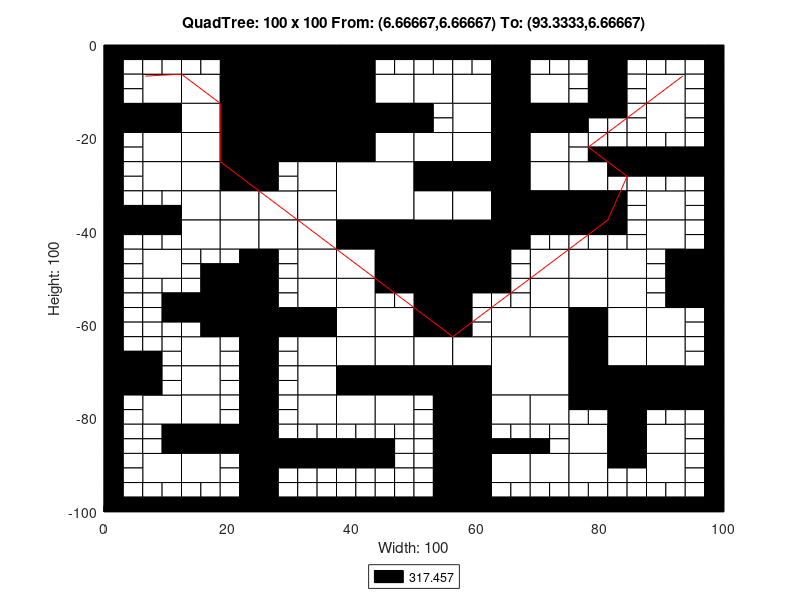

Reproduce this figure in MATLAB.
axis([0 100 -100 0]);
title('QuadTree: 100 x 100 From: (6.66667,6.66667) To: (93.3333,6.66667)');
xlabel('Width: 100');
ylabel('Height: 100');
rectangle('Position',[25 -12.5 12.5 12.5], 'FaceColor',[0 0 0]);
rectangle('Position',[25 -25 12.5 12.5], 'FaceColor',[0 0 0]);
rectangle('Position',[37.5 -37.5 12.5 12.5], 'FaceColor',[1 1 1]);
rectangle('Position',[50 -50 12.5 12.5], 'FaceColor',[0 0 0]);
rectangle('Position',[62.5 -75 12.5 12.5], 'FaceColor',[1 1 1]);
rectangle('Position',[6.25 -12.5 6.25 6.25], 'FaceColor',[1 1 1]);
rectangle('Position',[18.75 -6.25 6.25 6.25], 'FaceColor',[0 0 0]);
rectangle('Position',[12.5 -12.5 6.25 6.25], 'FaceColor',[1 1 1]);
rectangle('Position',[18.75 -12.5 6.25 6.25], 'FaceColor',[0 0 0]);
rectangle('Position',[0 -18.75 6.25 6.25], 'FaceColor',[0 0 0]);
rectangle('Position',[6.25 -18.75 6.25 6.25], 'FaceColor',[0 0 0]);
rectangle('Position',[6.25 -25 6.25 6.25], 'FaceColor',[1 1 1]);
rectangle('Position',[12.5 -18.75 6.25 6.25], 'FaceColor',[1 1 1]);
rectangle('Position',[18.75 -18.75 6.25 6.25], 'FaceColor',[0 0 0]);
rectangle('Position',[12.5 -25 6.25 6.25], 'FaceColor',[1 1 1]);
rectangle('Position',[18.75 -25 6.25 6.25], 'FaceColor',[0 0 0]);
rectangle('Position',[37.5 -6.25 6.25 6.25], 'FaceColor',[0 0 0]);
rectangle('Position',[37.5 -12.5 6.25 6.25], 'FaceColor',[0 0 0]);
rectangle('Position',[43.75 -12.5 6.25 6.25], 'FaceColor',[1 1 1]);
rectangle('Position',[37.5 -18.75 6.25 6.25], 'FaceColor',[0 0 0]);
rectangle('Position',[43.75 -18.75 6.25 6.25], 'FaceColor',[0 0 0]);
rectangle('Position',[37.5 -25 6.25 6.25], 'FaceColor',[0 0 0]);
rectangle('Position',[43.75 -25 6.25 6.25], 'FaceColor',[1 1 1]);
rectangle('Position',[6.25 -31.25 6.25 6.25], 'FaceColor',[1 1 1]);
rectangle('Position',[12.5 -31.25 6.25 6.25], 'FaceColor',[1 1 1]);
rectangle('Position',[18.75 -31.25 6.25 6.25], 'FaceColor',[0 0 0]);
rectangle('Position',[12.5 -37.5 6.25 6.25], 'FaceColor',[1 1 1]);
rectangle('Position',[18.75 -37.5 6.25 6.25], 'FaceColor',[1 1 1]);
rectangle('Position',[6.25 -50 6.25 6.25], 'FaceColor',[1 1 1]);
rectangle('Position',[12.5 -43.75 6.25 6.25], 'FaceColor',[1 1 1]);
rectangle('Position',[18.75 -43.75 6.25 6.25], 'FaceColor',[1 1 1]);
rectangle('Position',[31.25 -31.25 6.25 6.25], 'FaceColor',[1 1 1]);
rectangle('Position',[25 -37.5 6.25 6.25], 'FaceColor',[1 1 1]);
rectangle('Position',[31.25 -37.5 6.25 6.25], 'FaceColor',[1 1 1]);
rectangle('Position',[25 -43.75 6.25 6.25], 'FaceColor',[1 1 1]);
rectangle('Position',[31.25 -43.75 6.25 6.25], 'FaceColor',[1 1 1]);
rectangle('Position',[31.25 -50 6.25 6.25], 'FaceColor',[1 1 1]);
rectangle('Position',[37.5 -43.75 6.25 6.25], 'FaceColor',[0 0 0]);
rectangle('Position',[43.75 -43.75 6.25 6.25], 'FaceColor',[0 0 0]);
rectangle('Position',[37.5 -50 6.25 6.25], 'FaceColor',[1 1 1]);
rectangle('Position',[43.75 -50 6.25 6.25], 'FaceColor',[0 0 0]);
rectangle('Position',[50 -12.5 6.25 6.25], 'FaceColor',[1 1 1]);
rectangle('Position',[56.25 -12.5 6.25 6.25], 'FaceColor',[1 1 1]);
rectangle('Position',[62.5 -6.25 6.25 6.25], 'FaceColor',[0 0 0]);
rectangle('Position',[62.5 -12.5 6.25 6.25], 'FaceColor',[0 0 0]);
rectangle('Position',[68.75 -12.5 6.25 6.25], 'FaceColor',[1 1 1]);
rectangle('Position',[56.25 -18.75 6.25 6.25], 'FaceColor',[1 1 1]);
rectangle('Position',[50 -25 6.25 6.25], 'FaceColor',[1 1 1]);
rectangle('Position',[56.25 -25 6.25 6.25], 'FaceColor',[1 1 1]);
rectangle('Position',[62.5 -18.75 6.25 6.25], 'FaceColor',[0 0 0]);
rectangle('Position',[68.75 -18.75 6.25 6.25], 'FaceColor',[0 0 0]);
rectangle('Position',[62.5 -25 6.25 6.25], 'FaceColor',[0 0 0]);
rectangle('Position',[68.75 -25 6.25 6.25], 'FaceColor',[1 1 1]);
rectangle('Position',[87.5 -12.5 6.25 6.25], 'FaceColor',[1 1 1]);
rectangle('Position',[87.5 -18.75 6.25 6.25], 'FaceColor',[1 1 1]);
rectangle('Position',[50 -31.25 6.25 6.25], 'FaceColor',[0 0 0]);
rectangle('Position',[56.25 -31.25 6.25 6.25], 'FaceColor',[0 0 0]);
rectangle('Position',[50 -37.5 6.25 6.25], 'FaceColor',[1 1 1]);
rectangle('Position',[56.25 -37.5 6.25 6.25], 'FaceColor',[1 1 1]);
rectangle('Position',[62.5 -31.25 6.25 6.25], 'FaceColor',[0 0 0]);
rectangle('Position',[68.75 -31.25 6.25 6.25], 'FaceColor',[1 1 1]);
rectangle('Position',[62.5 -37.5 6.25 6.25], 'FaceColor',[0 0 0]);
rectangle('Position',[68.75 -37.5 6.25 6.25], 'FaceColor',[0 0 0]);
rectangle('Position',[62.5 -43.75 6.25 6.25], 'FaceColor',[0 0 0]);
rectangle('Position',[68.75 -50 6.25 6.25], 'FaceColor',[1 1 1]);
rectangle('Position',[75 -31.25 6.25 6.25], 'FaceColor',[1 1 1]);
rectangle('Position',[75 -37.5 6.25 6.25], 'FaceColor',[0 0 0]);
rectangle('Position',[87.5 -37.5 6.25 6.25], 'FaceColor',[1 1 1]);
rectangle('Position',[75 -50 6.25 6.25], 'FaceColor',[1 1 1]);
rectangle('Position',[81.25 -50 6.25 6.25], 'FaceColor',[1 1 1]);
rectangle('Position',[87.5 -43.75 6.25 6.25], 'FaceColor',[1 1 1]);
rectangle('Position',[93.75 -50 6.25 6.25], 'FaceColor',[0 0 0]);
rectangle('Position',[18.75 -56.25 6.25 6.25], 'FaceColor',[0 0 0]);
rectangle('Position',[18.75 -62.5 6.25 6.25], 'FaceColor',[0 0 0]);
rectangle('Position',[0 -75 6.25 6.25], 'FaceColor',[0 0 0]);
rectangle('Position',[12.5 -68.75 6.25 6.25], 'FaceColor',[1 1 1]);
rectangle('Position',[12.5 -75 6.25 6.25], 'FaceColor',[1 1 1]);
rectangle('Position',[31.25 -56.25 6.25 6.25], 'FaceColor',[1 1 1]);
rectangle('Position',[25 -62.5 6.25 6.25], 'FaceColor',[0 0 0]);
rectangle('Position',[31.25 -62.5 6.25 6.25], 'FaceColor',[0 0 0]);
rectangle('Position',[37.5 -56.25 6.25 6.25], 'FaceColor',[1 1 1]);
rectangle('Position',[37.5 -62.5 6.25 6.25], 'FaceColor',[1 1 1]);
rectangle('Position',[43.75 -62.5 6.25 6.25], 'FaceColor',[1 1 1]);
rectangle('Position',[31.25 -68.75 6.25 6.25], 'FaceColor',[1 1 1]);
rectangle('Position',[31.25 -75 6.25 6.25], 'FaceColor',[1 1 1]);
rectangle('Position',[37.5 -68.75 6.25 6.25], 'FaceColor',[1 1 1]);
rectangle('Position',[43.75 -68.75 6.25 6.25], 'FaceColor',[1 1 1]);
rectangle('Position',[37.5 -75 6.25 6.25], 'FaceColor',[0 0 0]);
rectangle('Position',[43.75 -75 6.25 6.25], 'FaceColor',[0 0 0]);
rectangle('Position',[6.25 -81.25 6.25 6.25], 'FaceColor',[1 1 1]);
rectangle('Position',[12.5 -81.25 6.25 6.25], 'FaceColor',[1 1 1]);
rectangle('Position',[12.5 -87.5 6.25 6.25], 'FaceColor',[0 0 0]);
rectangle('Position',[18.75 -87.5 6.25 6.25], 'FaceColor',[0 0 0]);
rectangle('Position',[6.25 -93.75 6.25 6.25], 'FaceColor',[1 1 1]);
rectangle('Position',[12.5 -93.75 6.25 6.25], 'FaceColor',[1 1 1]);
rectangle('Position',[31.25 -81.25 6.25 6.25], 'FaceColor',[1 1 1]);
rectangle('Position',[37.5 -81.25 6.25 6.25], 'FaceColor',[1 1 1]);
rectangle('Position',[43.75 -81.25 6.25 6.25], 'FaceColor',[1 1 1]);
rectangle('Position',[50 -56.25 6.25 6.25], 'FaceColor',[0 0 0]);
rectangle('Position',[50 -62.5 6.25 6.25], 'FaceColor',[0 0 0]);
rectangle('Position',[68.75 -56.25 6.25 6.25], 'FaceColor',[1 1 1]);
rectangle('Position',[62.5 -62.5 6.25 6.25], 'FaceColor',[1 1 1]);
rectangle('Position',[68.75 -62.5 6.25 6.25], 'FaceColor',[1 1 1]);
rectangle('Position',[50 -68.75 6.25 6.25], 'FaceColor',[1 1 1]);
rectangle('Position',[56.25 -68.75 6.25 6.25], 'FaceColor',[1 1 1]);
rectangle('Position',[50 -75 6.25 6.25], 'FaceColor',[0 0 0]);
rectangle('Position',[56.25 -75 6.25 6.25], 'FaceColor',[0 0 0]);
rectangle('Position',[75 -56.25 6.25 6.25], 'FaceColor',[1 1 1]);
rectangle('Position',[81.25 -56.25 6.25 6.25], 'FaceColor',[1 1 1]);
rectangle('Position',[75 -62.5 6.25 6.25], 'FaceColor',[0 0 0]);
rectangle('Position',[81.25 -62.5 6.25 6.25], 'FaceColor',[1 1 1]);
rectangle('Position',[93.75 -56.25 6.25 6.25], 'FaceColor',[0 0 0]);
rectangle('Position',[87.5 -62.5 6.25 6.25], 'FaceColor',[1 1 1]);
rectangle('Position',[75 -68.75 6.25 6.25], 'FaceColor',[0 0 0]);
rectangle('Position',[81.25 -68.75 6.25 6.25], 'FaceColor',[1 1 1]);
rectangle('Position',[75 -75 6.25 6.25], 'FaceColor',[0 0 0]);
rectangle('Position',[81.25 -75 6.25 6.25], 'FaceColor',[0 0 0]);
rectangle('Position',[87.5 -68.75 6.25 6.25], 'FaceColor',[1 1 1]);
rectangle('Position',[87.5 -75 6.25 6.25], 'FaceColor',[0 0 0]);
rectangle('Position',[93.75 -75 6.25 6.25], 'FaceColor',[0 0 0]);
rectangle('Position',[56.25 -81.25 6.25 6.25], 'FaceColor',[0 0 0]);
rectangle('Position',[56.25 -87.5 6.25 6.25], 'FaceColor',[0 0 0]);
rectangle('Position',[62.5 -81.25 6.25 6.25], 'FaceColor',[1 1 1]);
rectangle('Position',[68.75 -81.25 6.25 6.25], 'FaceColor',[1 1 1]);
rectangle('Position',[56.25 -93.75 6.25 6.25], 'FaceColor',[0 0 0]);
rectangle('Position',[56.25 -100 6.25 6.25], 'FaceColor',[0 0 0]);
rectangle('Position',[62.5 -93.75 6.25 6.25], 'FaceColor',[1 1 1]);
rectangle('Position',[68.75 -93.75 6.25 6.25], 'FaceColor',[1 1 1]);
rectangle('Position',[81.25 -81.25 6.25 6.25], 'FaceColor',[0 0 0]);
rectangle('Position',[75 -87.5 6.25 6.25], 'FaceColor',[1 1 1]);
rectangle('Position',[81.25 -87.5 6.25 6.25], 'FaceColor',[0 0 0]);
rectangle('Position',[87.5 -87.5 6.25 6.25], 'FaceColor',[1 1 1]);
rectangle('Position',[75 -93.75 6.25 6.25], 'FaceColor',[1 1 1]);
rectangle('Position',[87.5 -93.75 6.25 6.25], 'FaceColor',[1 1 1]);
rectangle('Position',[0 -3.125 3.125 3.125], 'FaceColor',[0 0 0]);
rectangle('Position',[3.125 -3.125 3.125 3.125], 'FaceColor',[0 0 0]);
rectangle('Position',[0 -6.25 3.125 3.125], 'FaceColor',[0 0 0]);
rectangle('Position',[3.125 -6.25 3.125 3.125], 'FaceColor',[1 1 1]);
rectangle('Position',[6.25 -3.125 3.125 3.125], 'FaceColor',[0 0 0]);
rectangle('Position',[9.375 -3.125 3.125 3.125], 'FaceColor',[0 0 0]);
rectangle('Position',[6.25 -6.25 3.125 3.125], 'FaceColor',[1 1 1]);
rectangle('Position',[9.375 -6.25 3.125 3.125], 'FaceColor',[1 1 1]);
rectangle('Position',[0 -9.375 3.125 3.125], 'FaceColor',[0 0 0]);
rectangle('Position',[3.125 -9.375 3.125 3.125], 'FaceColor',[1 1 1]);
rectangle('Position',[0 -12.5 3.125 3.125], 'FaceColor',[0 0 0]);
rectangle('Position',[3.125 -12.5 3.125 3.125], 'FaceColor',[1 1 1]);
rectangle('Position',[12.5 -3.125 3.125 3.125], 'FaceColor',[0 0 0]);
rectangle('Position',[15.625 -3.125 3.125 3.125], 'FaceColor',[0 0 0]);
rectangle('Position',[12.5 -6.25 3.125 3.125], 'FaceColor',[1 1 1]);
rectangle('Position',[15.625 -6.25 3.125 3.125], 'FaceColor',[1 1 1]);
rectangle('Position',[0 -21.875 3.125 3.125], 'FaceColor',[0 0 0]);
rectangle('Position',[3.125 -21.875 3.125 3.125], 'FaceColor',[1 1 1]);
rectangle('Position',[0 -25 3.125 3.125], 'FaceColor',[0 0 0]);
rectangle('Position',[3.125 -25 3.125 3.125], 'FaceColor',[1 1 1]);
rectangle('Position',[43.75 -3.125 3.125 3.125], 'FaceColor',[0 0 0]);
rectangle('Position',[46.875 -3.125 3.125 3.125], 'FaceColor',[0 0 0]);
rectangle('Position',[43.75 -6.25 3.125 3.125], 'FaceColor',[1 1 1]);
rectangle('Position',[46.875 -6.25 3.125 3.125], 'FaceColor',[1 1 1]);
rectangle('Position',[0 -28.125 3.125 3.125], 'FaceColor',[0 0 0]);
rectangle('Position',[3.125 -28.125 3.125 3.125], 'FaceColor',[1 1 1]);
rectangle('Position',[0 -31.25 3.125 3.125], 'FaceColor',[0 0 0]);
rectangle('Position',[3.125 -31.25 3.125 3.125], 'FaceColor',[1 1 1]);
rectangle('Position',[0 -34.375 3.125 3.125], 'FaceColor',[0 0 0]);
rectangle('Position',[3.125 -34.375 3.125 3.125], 'FaceColor',[1 1 1]);
rectangle('Position',[0 -37.5 3.125 3.125], 'FaceColor',[0 0 0]);
rectangle('Position',[3.125 -37.5 3.125 3.125], 'FaceColor',[0 0 0]);
rectangle('Position',[6.25 -34.375 3.125 3.125], 'FaceColor',[1 1 1]);
rectangle('Position',[9.375 -34.375 3.125 3.125], 'FaceColor',[1 1 1]);
rectangle('Position',[6.25 -37.5 3.125 3.125], 'FaceColor',[0 0 0]);
rectangle('Position',[9.375 -37.5 3.125 3.125], 'FaceColor',[0 0 0]);
rectangle('Position',[0 -40.625 3.125 3.125], 'FaceColor',[0 0 0]);
rectangle('Position',[3.125 -40.625 3.125 3.125], 'FaceColor',[0 0 0]);
rectangle('Position',[0 -43.75 3.125 3.125], 'FaceColor',[0 0 0]);
rectangle('Position',[3.125 -43.75 3.125 3.125], 'FaceColor',[1 1 1]);
rectangle('Position',[6.25 -40.625 3.125 3.125], 'FaceColor',[0 0 0]);
rectangle('Position',[9.375 -40.625 3.125 3.125], 'FaceColor',[0 0 0]);
rectangle('Position',[6.25 -43.75 3.125 3.125], 'FaceColor',[1 1 1]);
rectangle('Position',[9.375 -43.75 3.125 3.125], 'FaceColor',[1 1 1]);
rectangle('Position',[0 -46.875 3.125 3.125], 'FaceColor',[0 0 0]);
rectangle('Position',[3.125 -46.875 3.125 3.125], 'FaceColor',[1 1 1]);
rectangle('Position',[0 -50 3.125 3.125], 'FaceColor',[0 0 0]);
rectangle('Position',[3.125 -50 3.125 3.125], 'FaceColor',[1 1 1]);
rectangle('Position',[12.5 -46.875 3.125 3.125], 'FaceColor',[1 1 1]);
rectangle('Position',[15.625 -46.875 3.125 3.125], 'FaceColor',[1 1 1]);
rectangle('Position',[12.5 -50 3.125 3.125], 'FaceColor',[1 1 1]);
rectangle('Position',[15.625 -50 3.125 3.125], 'FaceColor',[0 0 0]);
rectangle('Position',[18.75 -46.875 3.125 3.125], 'FaceColor',[1 1 1]);
rectangle('Position',[21.875 -46.875 3.125 3.125], 'FaceColor',[0 0 0]);
rectangle('Position',[18.75 -50 3.125 3.125], 'FaceColor',[0 0 0]);
rectangle('Position',[21.875 -50 3.125 3.125], 'FaceColor',[0 0 0]);
rectangle('Position',[25 -28.125 3.125 3.125], 'FaceColor',[0 0 0]);
rectangle('Position',[28.125 -28.125 3.125 3.125], 'FaceColor',[1 1 1]);
rectangle('Position',[25 -31.25 3.125 3.125], 'FaceColor',[0 0 0]);
rectangle('Position',[28.125 -31.25 3.125 3.125], 'FaceColor',[1 1 1]);
rectangle('Position',[25 -46.875 3.125 3.125], 'FaceColor',[0 0 0]);
rectangle('Position',[28.125 -46.875 3.125 3.125], 'FaceColor',[1 1 1]);
rectangle('Position',[25 -50 3.125 3.125], 'FaceColor',[0 0 0]);
rectangle('Position',[28.125 -50 3.125 3.125], 'FaceColor',[1 1 1]);
rectangle('Position',[50 -3.125 3.125 3.125], 'FaceColor',[0 0 0]);
rectangle('Position',[53.125 -3.125 3.125 3.125], 'FaceColor',[0 0 0]);
rectangle('Position',[50 -6.25 3.125 3.125], 'FaceColor',[1 1 1]);
rectangle('Position',[53.125 -6.25 3.125 3.125], 'FaceColor',[1 1 1]);
rectangle('Position',[56.25 -3.125 3.125 3.125], 'FaceColor',[0 0 0]);
rectangle('Position',[59.375 -3.125 3.125 3.125], 'FaceColor',[0 0 0]);
rectangle('Position',[56.25 -6.25 3.125 3.125], 'FaceColor',[1 1 1]);
rectangle('Position',[59.375 -6.25 3.125 3.125], 'FaceColor',[1 1 1]);
rectangle('Position',[68.75 -3.125 3.125 3.125], 'FaceColor',[0 0 0]);
rectangle('Position',[71.875 -3.125 3.125 3.125], 'FaceColor',[0 0 0]);
rectangle('Position',[68.75 -6.25 3.125 3.125], 'FaceColor',[1 1 1]);
rectangle('Position',[71.875 -6.25 3.125 3.125], 'FaceColor',[1 1 1]);
rectangle('Position',[50 -15.625 3.125 3.125], 'FaceColor',[0 0 0]);
rectangle('Position',[53.125 -15.625 3.125 3.125], 'FaceColor',[1 1 1]);
rectangle('Position',[50 -18.75 3.125 3.125], 'FaceColor',[0 0 0]);
rectangle('Position',[53.125 -18.75 3.125 3.125], 'FaceColor',[1 1 1]);
rectangle('Position',[75 -3.125 3.125 3.125], 'FaceColor',[0 0 0]);
rectangle('Position',[78.125 -3.125 3.125 3.125], 'FaceColor',[0 0 0]);
rectangle('Position',[75 -6.25 3.125 3.125], 'FaceColor',[1 1 1]);
rectangle('Position',[78.125 -6.25 3.125 3.125], 'FaceColor',[0 0 0]);
rectangle('Position',[81.25 -3.125 3.125 3.125], 'FaceColor',[0 0 0]);
rectangle('Position',[84.375 -3.125 3.125 3.125], 'FaceColor',[0 0 0]);
rectangle('Position',[81.25 -6.25 3.125 3.125], 'FaceColor',[0 0 0]);
rectangle('Position',[84.375 -6.25 3.125 3.125], 'FaceColor',[1 1 1]);
rectangle('Position',[75 -9.375 3.125 3.125], 'FaceColor',[1 1 1]);
rectangle('Position',[78.125 -9.375 3.125 3.125], 'FaceColor',[0 0 0]);
rectangle('Position',[75 -12.5 3.125 3.125], 'FaceColor',[1 1 1]);
rectangle('Position',[78.125 -12.5 3.125 3.125], 'FaceColor',[0 0 0]);
rectangle('Position',[81.25 -9.375 3.125 3.125], 'FaceColor',[0 0 0]);
rectangle('Position',[84.375 -9.375 3.125 3.125], 'FaceColor',[1 1 1]);
rectangle('Position',[81.25 -12.5 3.125 3.125], 'FaceColor',[0 0 0]);
rectangle('Position',[84.375 -12.5 3.125 3.125], 'FaceColor',[1 1 1]);
rectangle('Position',[87.5 -3.125 3.125 3.125], 'FaceColor',[0 0 0]);
rectangle('Position',[90.625 -3.125 3.125 3.125], 'FaceColor',[0 0 0]);
rectangle('Position',[87.5 -6.25 3.125 3.125], 'FaceColor',[1 1 1]);
rectangle('Position',[90.625 -6.25 3.125 3.125], 'FaceColor',[1 1 1]);
rectangle('Position',[93.75 -3.125 3.125 3.125], 'FaceColor',[0 0 0]);
rectangle('Position',[96.875 -3.125 3.125 3.125], 'FaceColor',[0 0 0]);
rectangle('Position',[93.75 -6.25 3.125 3.125], 'FaceColor',[1 1 1]);
rectangle('Position',[96.875 -6.25 3.125 3.125], 'FaceColor',[0 0 0]);
rectangle('Position',[93.75 -9.375 3.125 3.125], 'FaceColor',[1 1 1]);
rectangle('Position',[96.875 -9.375 3.125 3.125], 'FaceColor',[0 0 0]);
rectangle('Position',[93.75 -12.5 3.125 3.125], 'FaceColor',[1 1 1]);
rectangle('Position',[96.875 -12.5 3.125 3.125], 'FaceColor',[0 0 0]);
rectangle('Position',[75 -15.625 3.125 3.125], 'FaceColor',[0 0 0]);
rectangle('Position',[78.125 -15.625 3.125 3.125], 'FaceColor',[0 0 0]);
rectangle('Position',[75 -18.75 3.125 3.125], 'FaceColor',[0 0 0]);
rectangle('Position',[78.125 -18.75 3.125 3.125], 'FaceColor',[1 1 1]);
rectangle('Position',[81.25 -15.625 3.125 3.125], 'FaceColor',[0 0 0]);
rectangle('Position',[84.375 -15.625 3.125 3.125], 'FaceColor',[1 1 1]);
rectangle('Position',[81.25 -18.75 3.125 3.125], 'FaceColor',[1 1 1]);
rectangle('Position',[84.375 -18.75 3.125 3.125], 'FaceColor',[1 1 1]);
rectangle('Position',[75 -21.875 3.125 3.125], 'FaceColor',[1 1 1]);
rectangle('Position',[78.125 -21.875 3.125 3.125], 'FaceColor',[1 1 1]);
rectangle('Position',[75 -25 3.125 3.125], 'FaceColor',[1 1 1]);
rectangle('Position',[78.125 -25 3.125 3.125], 'FaceColor',[0 0 0]);
rectangle('Position',[81.25 -21.875 3.125 3.125], 'FaceColor',[1 1 1]);
rectangle('Position',[84.375 -21.875 3.125 3.125], 'FaceColor',[1 1 1]);
rectangle('Position',[81.25 -25 3.125 3.125], 'FaceColor',[0 0 0]);
rectangle('Position',[84.375 -25 3.125 3.125], 'FaceColor',[0 0 0]);
rectangle('Position',[93.75 -15.625 3.125 3.125], 'FaceColor',[1 1 1]);
rectangle('Position',[96.875 -15.625 3.125 3.125], 'FaceColor',[0 0 0]);
rectangle('Position',[93.75 -18.75 3.125 3.125], 'FaceColor',[1 1 1]);
rectangle('Position',[96.875 -18.75 3.125 3.125], 'FaceColor',[0 0 0]);
rectangle('Position',[87.5 -21.875 3.125 3.125], 'FaceColor',[1 1 1]);
rectangle('Position',[90.625 -21.875 3.125 3.125], 'FaceColor',[1 1 1]);
rectangle('Position',[87.5 -25 3.125 3.125], 'FaceColor',[0 0 0]);
rectangle('Position',[90.625 -25 3.125 3.125], 'FaceColor',[0 0 0]);
rectangle('Position',[93.75 -21.875 3.125 3.125], 'FaceColor',[1 1 1]);
rectangle('Position',[96.875 -21.875 3.125 3.125], 'FaceColor',[0 0 0]);
rectangle('Position',[93.75 -25 3.125 3.125], 'FaceColor',[0 0 0]);
rectangle('Position',[96.875 -25 3.125 3.125], 'FaceColor',[0 0 0]);
rectangle('Position',[68.75 -40.625 3.125 3.125], 'FaceColor',[0 0 0]);
rectangle('Position',[71.875 -40.625 3.125 3.125], 'FaceColor',[0 0 0]);
rectangle('Position',[68.75 -43.75 3.125 3.125], 'FaceColor',[1 1 1]);
rectangle('Position',[71.875 -43.75 3.125 3.125], 'FaceColor',[1 1 1]);
rectangle('Position',[62.5 -46.875 3.125 3.125], 'FaceColor',[0 0 0]);
rectangle('Position',[65.625 -46.875 3.125 3.125], 'FaceColor',[1 1 1]);
rectangle('Position',[62.5 -50 3.125 3.125], 'FaceColor',[0 0 0]);
rectangle('Position',[65.625 -50 3.125 3.125], 'FaceColor',[1 1 1]);
rectangle('Position',[81.25 -28.125 3.125 3.125], 'FaceColor',[0 0 0]);
rectangle('Position',[84.375 -28.125 3.125 3.125], 'FaceColor',[0 0 0]);
rectangle('Position',[81.25 -31.25 3.125 3.125], 'FaceColor',[1 1 1]);
rectangle('Position',[84.375 -31.25 3.125 3.125], 'FaceColor',[1 1 1]);
rectangle('Position',[81.25 -34.375 3.125 3.125], 'FaceColor',[0 0 0]);
rectangle('Position',[84.375 -34.375 3.125 3.125], 'FaceColor',[1 1 1]);
rectangle('Position',[81.25 -37.5 3.125 3.125], 'FaceColor',[0 0 0]);
rectangle('Position',[84.375 -37.5 3.125 3.125], 'FaceColor',[1 1 1]);
rectangle('Position',[87.5 -28.125 3.125 3.125], 'FaceColor',[0 0 0]);
rectangle('Position',[90.625 -28.125 3.125 3.125], 'FaceColor',[0 0 0]);
rectangle('Position',[87.5 -31.25 3.125 3.125], 'FaceColor',[1 1 1]);
rectangle('Position',[90.625 -31.25 3.125 3.125], 'FaceColor',[1 1 1]);
rectangle('Position',[93.75 -28.125 3.125 3.125], 'FaceColor',[0 0 0]);
rectangle('Position',[96.875 -28.125 3.125 3.125], 'FaceColor',[0 0 0]);
rectangle('Position',[93.75 -31.25 3.125 3.125], 'FaceColor',[1 1 1]);
rectangle('Position',[96.875 -31.25 3.125 3.125], 'FaceColor',[0 0 0]);
rectangle('Position',[93.75 -34.375 3.125 3.125], 'FaceColor',[1 1 1]);
rectangle('Position',[96.875 -34.375 3.125 3.125], 'FaceColor',[0 0 0]);
rectangle('Position',[93.75 -37.5 3.125 3.125], 'FaceColor',[1 1 1]);
rectangle('Position',[96.875 -37.5 3.125 3.125], 'FaceColor',[0 0 0]);
rectangle('Position',[75 -40.625 3.125 3.125], 'FaceColor',[0 0 0]);
rectangle('Position',[78.125 -40.625 3.125 3.125], 'FaceColor',[0 0 0]);
rectangle('Position',[75 -43.75 3.125 3.125], 'FaceColor',[1 1 1]);
rectangle('Position',[78.125 -43.75 3.125 3.125], 'FaceColor',[1 1 1]);
rectangle('Position',[81.25 -40.625 3.125 3.125], 'FaceColor',[0 0 0]);
rectangle('Position',[84.375 -40.625 3.125 3.125], 'FaceColor',[1 1 1]);
rectangle('Position',[81.25 -43.75 3.125 3.125], 'FaceColor',[1 1 1]);
rectangle('Position',[84.375 -43.75 3.125 3.125], 'FaceColor',[1 1 1]);
rectangle('Position',[93.75 -40.625 3.125 3.125], 'FaceColor',[1 1 1]);
rectangle('Position',[96.875 -40.625 3.125 3.125], 'FaceColor',[0 0 0]);
rectangle('Position',[93.75 -43.75 3.125 3.125], 'FaceColor',[1 1 1]);
rectangle('Position',[96.875 -43.75 3.125 3.125], 'FaceColor',[0 0 0]);
rectangle('Position',[87.5 -46.875 3.125 3.125], 'FaceColor',[1 1 1]);
rectangle('Position',[90.625 -46.875 3.125 3.125], 'FaceColor',[0 0 0]);
rectangle('Position',[87.5 -50 3.125 3.125], 'FaceColor',[1 1 1]);
rectangle('Position',[90.625 -50 3.125 3.125], 'FaceColor',[0 0 0]);
rectangle('Position',[0 -53.125 3.125 3.125], 'FaceColor',[0 0 0]);
rectangle('Position',[3.125 -53.125 3.125 3.125], 'FaceColor',[1 1 1]);
rectangle('Position',[0 -56.25 3.125 3.125], 'FaceColor',[0 0 0]);
rectangle('Position',[3.125 -56.25 3.125 3.125], 'FaceColor',[1 1 1]);
rectangle('Position',[6.25 -53.125 3.125 3.125], 'FaceColor',[1 1 1]);
rectangle('Position',[9.375 -53.125 3.125 3.125], 'FaceColor',[1 1 1]);
rectangle('Position',[6.25 -56.25 3.125 3.125], 'FaceColor',[1 1 1]);
rectangle('Position',[9.375 -56.25 3.125 3.125], 'FaceColor',[0 0 0]);
rectangle('Position',[0 -59.375 3.125 3.125], 'FaceColor',[0 0 0]);
rectangle('Position',[3.125 -59.375 3.125 3.125], 'FaceColor',[1 1 1]);
rectangle('Position',[0 -62.5 3.125 3.125], 'FaceColor',[0 0 0]);
rectangle('Position',[3.125 -62.5 3.125 3.125], 'FaceColor',[1 1 1]);
rectangle('Position',[6.25 -59.375 3.125 3.125], 'FaceColor',[1 1 1]);
rectangle('Position',[9.375 -59.375 3.125 3.125], 'FaceColor',[0 0 0]);
rectangle('Position',[6.25 -62.5 3.125 3.125], 'FaceColor',[1 1 1]);
rectangle('Position',[9.375 -62.5 3.125 3.125], 'FaceColor',[1 1 1]);
rectangle('Position',[12.5 -53.125 3.125 3.125], 'FaceColor',[1 1 1]);
rectangle('Position',[15.625 -53.125 3.125 3.125], 'FaceColor',[0 0 0]);
rectangle('Position',[12.5 -56.25 3.125 3.125], 'FaceColor',[0 0 0]);
rectangle('Position',[15.625 -56.25 3.125 3.125], 'FaceColor',[0 0 0]);
rectangle('Position',[12.5 -59.375 3.125 3.125], 'FaceColor',[0 0 0]);
rectangle('Position',[15.625 -59.375 3.125 3.125], 'FaceColor',[0 0 0]);
rectangle('Position',[12.5 -62.5 3.125 3.125], 'FaceColor',[1 1 1]);
rectangle('Position',[15.625 -62.5 3.125 3.125], 'FaceColor',[0 0 0]);
rectangle('Position',[0 -65.625 3.125 3.125], 'FaceColor',[0 0 0]);
rectangle('Position',[3.125 -65.625 3.125 3.125], 'FaceColor',[1 1 1]);
rectangle('Position',[0 -68.75 3.125 3.125], 'FaceColor',[0 0 0]);
rectangle('Position',[3.125 -68.75 3.125 3.125], 'FaceColor',[0 0 0]);
rectangle('Position',[6.25 -65.625 3.125 3.125], 'FaceColor',[1 1 1]);
rectangle('Position',[9.375 -65.625 3.125 3.125], 'FaceColor',[1 1 1]);
rectangle('Position',[6.25 -68.75 3.125 3.125], 'FaceColor',[0 0 0]);
rectangle('Position',[9.375 -68.75 3.125 3.125], 'FaceColor',[1 1 1]);
rectangle('Position',[6.25 -71.875 3.125 3.125], 'FaceColor',[0 0 0]);
rectangle('Position',[9.375 -71.875 3.125 3.125], 'FaceColor',[1 1 1]);
rectangle('Position',[6.25 -75 3.125 3.125], 'FaceColor',[0 0 0]);
rectangle('Position',[9.375 -75 3.125 3.125], 'FaceColor',[1 1 1]);
rectangle('Position',[18.75 -65.625 3.125 3.125], 'FaceColor',[1 1 1]);
rectangle('Position',[21.875 -65.625 3.125 3.125], 'FaceColor',[0 0 0]);
rectangle('Position',[18.75 -68.75 3.125 3.125], 'FaceColor',[1 1 1]);
rectangle('Position',[21.875 -68.75 3.125 3.125], 'FaceColor',[0 0 0]);
rectangle('Position',[18.75 -71.875 3.125 3.125], 'FaceColor',[1 1 1]);
rectangle('Position',[21.875 -71.875 3.125 3.125], 'FaceColor',[0 0 0]);
rectangle('Position',[18.75 -75 3.125 3.125], 'FaceColor',[1 1 1]);
rectangle('Position',[21.875 -75 3.125 3.125], 'FaceColor',[0 0 0]);
rectangle('Position',[25 -53.125 3.125 3.125], 'FaceColor',[0 0 0]);
rectangle('Position',[28.125 -53.125 3.125 3.125], 'FaceColor',[1 1 1]);
rectangle('Position',[25 -56.25 3.125 3.125], 'FaceColor',[0 0 0]);
rectangle('Position',[28.125 -56.25 3.125 3.125], 'FaceColor',[1 1 1]);
rectangle('Position',[43.75 -53.125 3.125 3.125], 'FaceColor',[0 0 0]);
rectangle('Position',[46.875 -53.125 3.125 3.125], 'FaceColor',[0 0 0]);
rectangle('Position',[43.75 -56.25 3.125 3.125], 'FaceColor',[1 1 1]);
rectangle('Position',[46.875 -56.25 3.125 3.125], 'FaceColor',[1 1 1]);
rectangle('Position',[25 -65.625 3.125 3.125], 'FaceColor',[0 0 0]);
rectangle('Position',[28.125 -65.625 3.125 3.125], 'FaceColor',[1 1 1]);
rectangle('Position',[25 -68.75 3.125 3.125], 'FaceColor',[0 0 0]);
rectangle('Position',[28.125 -68.75 3.125 3.125], 'FaceColor',[1 1 1]);
rectangle('Position',[25 -71.875 3.125 3.125], 'FaceColor',[0 0 0]);
rectangle('Position',[28.125 -71.875 3.125 3.125], 'FaceColor',[1 1 1]);
rectangle('Position',[25 -75 3.125 3.125], 'FaceColor',[0 0 0]);
rectangle('Position',[28.125 -75 3.125 3.125], 'FaceColor',[1 1 1]);
rectangle('Position',[0 -78.125 3.125 3.125], 'FaceColor',[0 0 0]);
rectangle('Position',[3.125 -78.125 3.125 3.125], 'FaceColor',[1 1 1]);
rectangle('Position',[0 -81.25 3.125 3.125], 'FaceColor',[0 0 0]);
rectangle('Position',[3.125 -81.25 3.125 3.125], 'FaceColor',[1 1 1]);
rectangle('Position',[0 -84.375 3.125 3.125], 'FaceColor',[0 0 0]);
rectangle('Position',[3.125 -84.375 3.125 3.125], 'FaceColor',[1 1 1]);
rectangle('Position',[0 -87.5 3.125 3.125], 'FaceColor',[0 0 0]);
rectangle('Position',[3.125 -87.5 3.125 3.125], 'FaceColor',[1 1 1]);
rectangle('Position',[6.25 -84.375 3.125 3.125], 'FaceColor',[1 1 1]);
rectangle('Position',[9.375 -84.375 3.125 3.125], 'FaceColor',[0 0 0]);
rectangle('Position',[6.25 -87.5 3.125 3.125], 'FaceColor',[1 1 1]);
rectangle('Position',[9.375 -87.5 3.125 3.125], 'FaceColor',[0 0 0]);
rectangle('Position',[18.75 -78.125 3.125 3.125], 'FaceColor',[1 1 1]);
rectangle('Position',[21.875 -78.125 3.125 3.125], 'FaceColor',[0 0 0]);
rectangle('Position',[18.75 -81.25 3.125 3.125], 'FaceColor',[1 1 1]);
rectangle('Position',[21.875 -81.25 3.125 3.125], 'FaceColor',[0 0 0]);
rectangle('Position',[0 -90.625 3.125 3.125], 'FaceColor',[0 0 0]);
rectangle('Position',[3.125 -90.625 3.125 3.125], 'FaceColor',[1 1 1]);
rectangle('Position',[0 -93.75 3.125 3.125], 'FaceColor',[0 0 0]);
rectangle('Position',[3.125 -93.75 3.125 3.125], 'FaceColor',[1 1 1]);
rectangle('Position',[0 -96.875 3.125 3.125], 'FaceColor',[0 0 0]);
rectangle('Position',[3.125 -96.875 3.125 3.125], 'FaceColor',[1 1 1]);
rectangle('Position',[0 -100 3.125 3.125], 'FaceColor',[0 0 0]);
rectangle('Position',[3.125 -100 3.125 3.125], 'FaceColor',[0 0 0]);
rectangle('Position',[6.25 -96.875 3.125 3.125], 'FaceColor',[1 1 1]);
rectangle('Position',[9.375 -96.875 3.125 3.125], 'FaceColor',[1 1 1]);
rectangle('Position',[6.25 -100 3.125 3.125], 'FaceColor',[0 0 0]);
rectangle('Position',[9.375 -100 3.125 3.125], 'FaceColor',[0 0 0]);
rectangle('Position',[18.75 -90.625 3.125 3.125], 'FaceColor',[1 1 1]);
rectangle('Position',[21.875 -90.625 3.125 3.125], 'FaceColor',[0 0 0]);
rectangle('Position',[18.75 -93.75 3.125 3.125], 'FaceColor',[1 1 1]);
rectangle('Position',[21.875 -93.75 3.125 3.125], 'FaceColor',[0 0 0]);
rectangle('Position',[12.5 -96.875 3.125 3.125], 'FaceColor',[1 1 1]);
rectangle('Position',[15.625 -96.875 3.125 3.125], 'FaceColor',[1 1 1]);
rectangle('Position',[12.5 -100 3.125 3.125], 'FaceColor',[0 0 0]);
rectangle('Position',[15.625 -100 3.125 3.125], 'FaceColor',[0 0 0]);
rectangle('Position',[18.75 -96.875 3.125 3.125], 'FaceColor',[1 1 1]);
rectangle('Position',[21.875 -96.875 3.125 3.125], 'FaceColor',[0 0 0]);
rectangle('Position',[18.75 -100 3.125 3.125], 'FaceColor',[0 0 0]);
rectangle('Position',[21.875 -100 3.125 3.125], 'FaceColor',[0 0 0]);
rectangle('Position',[25 -78.125 3.125 3.125], 'FaceColor',[0 0 0]);
rectangle('Position',[28.125 -78.125 3.125 3.125], 'FaceColor',[1 1 1]);
rectangle('Position',[25 -81.25 3.125 3.125], 'FaceColor',[0 0 0]);
rectangle('Position',[28.125 -81.25 3.125 3.125], 'FaceColor',[1 1 1]);
rectangle('Position',[25 -84.375 3.125 3.125], 'FaceColor',[0 0 0]);
rectangle('Position',[28.125 -84.375 3.125 3.125], 'FaceColor',[1 1 1]);
rectangle('Position',[25 -87.5 3.125 3.125], 'FaceColor',[0 0 0]);
rectangle('Position',[28.125 -87.5 3.125 3.125], 'FaceColor',[0 0 0]);
rectangle('Position',[31.25 -84.375 3.125 3.125], 'FaceColor',[1 1 1]);
rectangle('Position',[34.375 -84.375 3.125 3.125], 'FaceColor',[1 1 1]);
rectangle('Position',[31.25 -87.5 3.125 3.125], 'FaceColor',[0 0 0]);
rectangle('Position',[34.375 -87.5 3.125 3.125], 'FaceColor',[0 0 0]);
rectangle('Position',[37.5 -84.375 3.125 3.125], 'FaceColor',[1 1 1]);
rectangle('Position',[40.625 -84.375 3.125 3.125], 'FaceColor',[1 1 1]);
rectangle('Position',[37.5 -87.5 3.125 3.125], 'FaceColor',[0 0 0]);
rectangle('Position',[40.625 -87.5 3.125 3.125], 'FaceColor',[0 0 0]);
rectangle('Position',[43.75 -84.375 3.125 3.125], 'FaceColor',[1 1 1]);
rectangle('Position',[46.875 -84.375 3.125 3.125], 'FaceColor',[1 1 1]);
rectangle('Position',[43.75 -87.5 3.125 3.125], 'FaceColor',[0 0 0]);
rectangle('Position',[46.875 -87.5 3.125 3.125], 'FaceColor',[1 1 1]);
rectangle('Position',[25 -90.625 3.125 3.125], 'FaceColor',[0 0 0]);
rectangle('Position',[28.125 -90.625 3.125 3.125], 'FaceColor',[0 0 0]);
rectangle('Position',[25 -93.75 3.125 3.125], 'FaceColor',[0 0 0]);
rectangle('Position',[28.125 -93.75 3.125 3.125], 'FaceColor',[1 1 1]);
rectangle('Position',[31.25 -90.625 3.125 3.125], 'FaceColor',[0 0 0]);
rectangle('Position',[34.375 -90.625 3.125 3.125], 'FaceColor',[0 0 0]);
rectangle('Position',[31.25 -93.75 3.125 3.125], 'FaceColor',[1 1 1]);
rectangle('Position',[34.375 -93.75 3.125 3.125], 'FaceColor',[1 1 1]);
rectangle('Position',[25 -96.875 3.125 3.125], 'FaceColor',[0 0 0]);
rectangle('Position',[28.125 -96.875 3.125 3.125], 'FaceColor',[1 1 1]);
rectangle('Position',[25 -100 3.125 3.125], 'FaceColor',[0 0 0]);
rectangle('Position',[28.125 -100 3.125 3.125], 'FaceColor',[0 0 0]);
rectangle('Position',[31.25 -96.875 3.125 3.125], 'FaceColor',[1 1 1]);
rectangle('Position',[34.375 -96.875 3.125 3.125], 'FaceColor',[1 1 1]);
rectangle('Position',[31.25 -100 3.125 3.125], 'FaceColor',[0 0 0]);
rectangle('Position',[34.375 -100 3.125 3.125], 'FaceColor',[0 0 0]);
rectangle('Position',[37.5 -90.625 3.125 3.125], 'FaceColor',[0 0 0]);
rectangle('Position',[40.625 -90.625 3.125 3.125], 'FaceColor',[0 0 0]);
rectangle('Position',[37.5 -93.75 3.125 3.125], 'FaceColor',[1 1 1]);
rectangle('Position',[40.625 -93.75 3.125 3.125], 'FaceColor',[1 1 1]);
rectangle('Position',[43.75 -90.625 3.125 3.125], 'FaceColor',[0 0 0]);
rectangle('Position',[46.875 -90.625 3.125 3.125], 'FaceColor',[1 1 1]);
rectangle('Position',[43.75 -93.75 3.125 3.125], 'FaceColor',[1 1 1]);
rectangle('Position',[46.875 -93.75 3.125 3.125], 'FaceColor',[1 1 1]);
rectangle('Position',[37.5 -96.875 3.125 3.125], 'FaceColor',[1 1 1]);
rectangle('Position',[40.625 -96.875 3.125 3.125], 'FaceColor',[1 1 1]);
rectangle('Position',[37.5 -100 3.125 3.125], 'FaceColor',[0 0 0]);
rectangle('Position',[40.625 -100 3.125 3.125], 'FaceColor',[0 0 0]);
rectangle('Position',[43.75 -96.875 3.125 3.125], 'FaceColor',[1 1 1]);
rectangle('Position',[46.875 -96.875 3.125 3.125], 'FaceColor',[1 1 1]);
rectangle('Position',[43.75 -100 3.125 3.125], 'FaceColor',[0 0 0]);
rectangle('Position',[46.875 -100 3.125 3.125], 'FaceColor',[0 0 0]);
rectangle('Position',[56.25 -53.125 3.125 3.125], 'FaceColor',[0 0 0]);
rectangle('Position',[59.375 -53.125 3.125 3.125], 'FaceColor',[0 0 0]);
rectangle('Position',[56.25 -56.25 3.125 3.125], 'FaceColor',[0 0 0]);
rectangle('Position',[59.375 -56.25 3.125 3.125], 'FaceColor',[1 1 1]);
rectangle('Position',[56.25 -59.375 3.125 3.125], 'FaceColor',[0 0 0]);
rectangle('Position',[59.375 -59.375 3.125 3.125], 'FaceColor',[1 1 1]);
rectangle('Position',[56.25 -62.5 3.125 3.125], 'FaceColor',[0 0 0]);
rectangle('Position',[59.375 -62.5 3.125 3.125], 'FaceColor',[1 1 1]);
rectangle('Position',[62.5 -53.125 3.125 3.125], 'FaceColor',[0 0 0]);
rectangle('Position',[65.625 -53.125 3.125 3.125], 'FaceColor',[1 1 1]);
rectangle('Position',[62.5 -56.25 3.125 3.125], 'FaceColor',[1 1 1]);
rectangle('Position',[65.625 -56.25 3.125 3.125], 'FaceColor',[1 1 1]);
rectangle('Position',[87.5 -53.125 3.125 3.125], 'FaceColor',[1 1 1]);
rectangle('Position',[90.625 -53.125 3.125 3.125], 'FaceColor',[0 0 0]);
rectangle('Position',[87.5 -56.25 3.125 3.125], 'FaceColor',[1 1 1]);
rectangle('Position',[90.625 -56.25 3.125 3.125], 'FaceColor',[0 0 0]);
rectangle('Position',[93.75 -59.375 3.125 3.125], 'FaceColor',[1 1 1]);
rectangle('Position',[96.875 -59.375 3.125 3.125], 'FaceColor',[0 0 0]);
rectangle('Position',[93.75 -62.5 3.125 3.125], 'FaceColor',[1 1 1]);
rectangle('Position',[96.875 -62.5 3.125 3.125], 'FaceColor',[0 0 0]);
rectangle('Position',[93.75 -65.625 3.125 3.125], 'FaceColor',[1 1 1]);
rectangle('Position',[96.875 -65.625 3.125 3.125], 'FaceColor',[0 0 0]);
rectangle('Position',[93.75 -68.75 3.125 3.125], 'FaceColor',[1 1 1]);
rectangle('Position',[96.875 -68.75 3.125 3.125], 'FaceColor',[0 0 0]);
rectangle('Position',[50 -78.125 3.125 3.125], 'FaceColor',[1 1 1]);
rectangle('Position',[53.125 -78.125 3.125 3.125], 'FaceColor',[0 0 0]);
rectangle('Position',[50 -81.25 3.125 3.125], 'FaceColor',[1 1 1]);
rectangle('Position',[53.125 -81.25 3.125 3.125], 'FaceColor',[0 0 0]);
rectangle('Position',[50 -84.375 3.125 3.125], 'FaceColor',[1 1 1]);
rectangle('Position',[53.125 -84.375 3.125 3.125], 'FaceColor',[0 0 0]);
rectangle('Position',[50 -87.5 3.125 3.125], 'FaceColor',[1 1 1]);
rectangle('Position',[53.125 -87.5 3.125 3.125], 'FaceColor',[0 0 0]);
rectangle('Position',[62.5 -84.375 3.125 3.125], 'FaceColor',[1 1 1]);
rectangle('Position',[65.625 -84.375 3.125 3.125], 'FaceColor',[1 1 1]);
rectangle('Position',[62.5 -87.5 3.125 3.125], 'FaceColor',[0 0 0]);
rectangle('Position',[65.625 -87.5 3.125 3.125], 'FaceColor',[0 0 0]);
rectangle('Position',[68.75 -84.375 3.125 3.125], 'FaceColor',[1 1 1]);
rectangle('Position',[71.875 -84.375 3.125 3.125], 'FaceColor',[1 1 1]);
rectangle('Position',[68.75 -87.5 3.125 3.125], 'FaceColor',[0 0 0]);
rectangle('Position',[71.875 -87.5 3.125 3.125], 'FaceColor',[1 1 1]);
rectangle('Position',[50 -90.625 3.125 3.125], 'FaceColor',[1 1 1]);
rectangle('Position',[53.125 -90.625 3.125 3.125], 'FaceColor',[0 0 0]);
rectangle('Position',[50 -93.75 3.125 3.125], 'FaceColor',[1 1 1]);
rectangle('Position',[53.125 -93.75 3.125 3.125], 'FaceColor',[0 0 0]);
rectangle('Position',[50 -96.875 3.125 3.125], 'FaceColor',[1 1 1]);
rectangle('Position',[53.125 -96.875 3.125 3.125], 'FaceColor',[0 0 0]);
rectangle('Position',[50 -100 3.125 3.125], 'FaceColor',[0 0 0]);
rectangle('Position',[53.125 -100 3.125 3.125], 'FaceColor',[0 0 0]);
rectangle('Position',[62.5 -96.875 3.125 3.125], 'FaceColor',[1 1 1]);
rectangle('Position',[65.625 -96.875 3.125 3.125], 'FaceColor',[1 1 1]);
rectangle('Position',[62.5 -100 3.125 3.125], 'FaceColor',[0 0 0]);
rectangle('Position',[65.625 -100 3.125 3.125], 'FaceColor',[0 0 0]);
rectangle('Position',[68.75 -96.875 3.125 3.125], 'FaceColor',[1 1 1]);
rectangle('Position',[71.875 -96.875 3.125 3.125], 'FaceColor',[1 1 1]);
rectangle('Position',[68.75 -100 3.125 3.125], 'FaceColor',[0 0 0]);
rectangle('Position',[71.875 -100 3.125 3.125], 'FaceColor',[0 0 0]);
rectangle('Position',[75 -78.125 3.125 3.125], 'FaceColor',[0 0 0]);
rectangle('Position',[78.125 -78.125 3.125 3.125], 'FaceColor',[0 0 0]);
rectangle('Position',[75 -81.25 3.125 3.125], 'FaceColor',[1 1 1]);
rectangle('Position',[78.125 -81.25 3.125 3.125], 'FaceColor',[1 1 1]);
rectangle('Position',[87.5 -78.125 3.125 3.125], 'FaceColor',[0 0 0]);
rectangle('Position',[90.625 -78.125 3.125 3.125], 'FaceColor',[0 0 0]);
rectangle('Position',[87.5 -81.25 3.125 3.125], 'FaceColor',[1 1 1]);
rectangle('Position',[90.625 -81.25 3.125 3.125], 'FaceColor',[1 1 1]);
rectangle('Position',[93.75 -78.125 3.125 3.125], 'FaceColor',[0 0 0]);
rectangle('Position',[96.875 -78.125 3.125 3.125], 'FaceColor',[0 0 0]);
rectangle('Position',[93.75 -81.25 3.125 3.125], 'FaceColor',[1 1 1]);
rectangle('Position',[96.875 -81.25 3.125 3.125], 'FaceColor',[0 0 0]);
rectangle('Position',[93.75 -84.375 3.125 3.125], 'FaceColor',[1 1 1]);
rectangle('Position',[96.875 -84.375 3.125 3.125], 'FaceColor',[0 0 0]);
rectangle('Position',[93.75 -87.5 3.125 3.125], 'FaceColor',[1 1 1]);
rectangle('Position',[96.875 -87.5 3.125 3.125], 'FaceColor',[0 0 0]);
rectangle('Position',[81.25 -90.625 3.125 3.125], 'FaceColor',[0 0 0]);
rectangle('Position',[84.375 -90.625 3.125 3.125], 'FaceColor',[0 0 0]);
rectangle('Position',[81.25 -93.75 3.125 3.125], 'FaceColor',[1 1 1]);
rectangle('Position',[84.375 -93.75 3.125 3.125], 'FaceColor',[1 1 1]);
rectangle('Position',[75 -96.875 3.125 3.125], 'FaceColor',[1 1 1]);
rectangle('Position',[78.125 -96.875 3.125 3.125], 'FaceColor',[1 1 1]);
rectangle('Position',[75 -100 3.125 3.125], 'FaceColor',[0 0 0]);
rectangle('Position',[78.125 -100 3.125 3.125], 'FaceColor',[0 0 0]);
rectangle('Position',[81.25 -96.875 3.125 3.125], 'FaceColor',[1 1 1]);
rectangle('Position',[84.375 -96.875 3.125 3.125], 'FaceColor',[1 1 1]);
rectangle('Position',[81.25 -100 3.125 3.125], 'FaceColor',[0 0 0]);
rectangle('Position',[84.375 -100 3.125 3.125], 'FaceColor',[0 0 0]);
rectangle('Position',[93.75 -90.625 3.125 3.125], 'FaceColor',[1 1 1]);
rectangle('Position',[96.875 -90.625 3.125 3.125], 'FaceColor',[0 0 0]);
rectangle('Position',[93.75 -93.75 3.125 3.125], 'FaceColor',[1 1 1]);
rectangle('Position',[96.875 -93.75 3.125 3.125], 'FaceColor',[0 0 0]);
rectangle('Position',[87.5 -96.875 3.125 3.125], 'FaceColor',[1 1 1]);
rectangle('Position',[90.625 -96.875 3.125 3.125], 'FaceColor',[1 1 1]);
rectangle('Position',[87.5 -100 3.125 3.125], 'FaceColor',[0 0 0]);
rectangle('Position',[90.625 -100 3.125 3.125], 'FaceColor',[0 0 0]);
rectangle('Position',[93.75 -96.875 3.125 3.125], 'FaceColor',[1 1 1]);
rectangle('Position',[96.875 -96.875 3.125 3.125], 'FaceColor',[0 0 0]);
rectangle('Position',[93.75 -100 3.125 3.125], 'FaceColor',[0 0 0]);
rectangle('Position',[96.875 -100 3.125 3.125], 'FaceColor',[0 0 0]);
X=[93.3333,93.3333,87.5,81.25,81.25,81.25,78.125,81.25,84.375,84.375,81.25,81.25,75,68.75,68.75,56.25,56.25,56.25,50,43.75,37.5,31.25,25,18.75,18.75,18.75,12.5,6.66667];
Y=[-6.66667,-6.66667,-12.5,-18.75,-18.75,-18.75,-21.875,-25,-28.125,-28.125,-37.5,-37.5,-43.75,-50,-50,-62.5,-62.5,-62.5,-56.25,-50,-43.75,-37.5,-31.25,-25,-18.75,-12.5,-6.25,-6.66667];
hold on;
plot(X,Y,'r');
legend('317.457','Location','southoutside');
